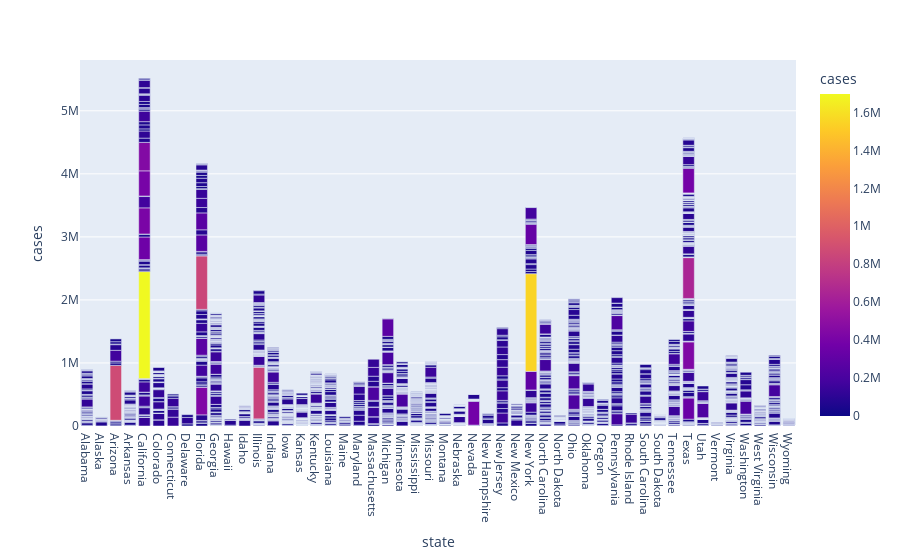

The notebook cell saved with this chart:
### Code cell
px.bar(percounty21, x = 'state', 
       y = 'cases', color = 'cases', 
       height = 500, hover_data = ['county', 'deaths'])

### Figure 1 — Plotly figure (JSON) as saved in the notebook; plotly's stock layout.template omitted (floating-point values rounded to 4 significant figures; data arrays with more than 128 entries replaced by an {"elided": "..."} marker saying what was removed)
{"data": [{"alignmentgroup": "True", "customdata": {"elided": "3137x2 mixed values"}, "hovertemplate": "state=%{x}<br>cases=%{marker.color}<br>county=%{customdata[0]}<br>deaths=%{customdata[1]}<extra></extra>", "legendgroup": "", "marker": {"color": {"elided": "3137 int values"}, "coloraxis": "coloraxis", "pattern": {"shape": ""}}, "name": "", "offsetgroup": "", "orientation": "v", "showlegend": false, "textposition": "auto", "type": "bar", "x": {"elided": "3137 str values"}, "xaxis": "x", "y": {"elided": "3137 int values"}, "yaxis": "y"}], "layout": {"autosize": true, "barmode": "relative", "coloraxis": {"colorbar": {"title": {"text": "cases"}}, "colorscale": [[0, "#0d0887"], [0.1111, "#46039f"], [0.2222, "#7201a8"], [0.3333, "#9c179e"], [0.4444, "#bd3786"], [0.5556, "#d8576b"], [0.6667, "#ed7953"], [0.7778, "#fb9f3a"], [0.8889, "#fdca26"], [1, "#f0f921"]]}, "legend": {"tracegroupgap": 0}, "margin": {"t": 60}, "xaxis": {"anchor": "y", "autorange": true, "domain": [0, 1], "range": [-0.5, 49.5], "title": {"text": "state"}, "type": "category"}, "yaxis": {"anchor": "x", "autorange": true, "domain": [0, 1], "range": [0, 5806000.0], "title": {"text": "cases"}, "type": "linear"}}}
